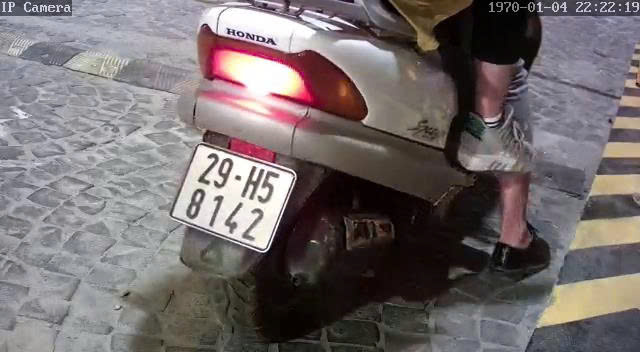
#> input picture main-project/TestImage/test.jpg, 640 x 352 px
$ python edge_detection_math_model.py
#> lines starting #> are read from the running program, lines starting #| are printed output that depends on the picture
import numpy as np
from imageio import imread
import matplotlib.pyplot as plt
img = imread('../TestImage/test.jpg', mode = 'F')
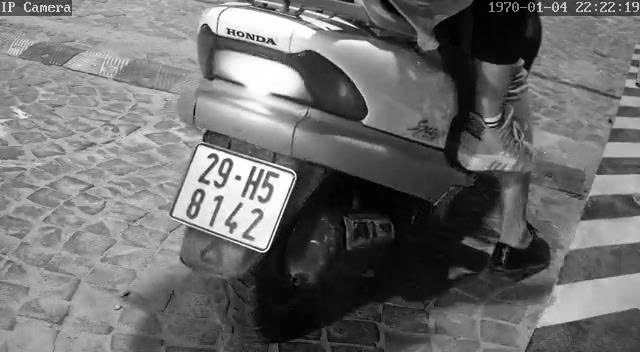
#> img: shape (352, 640) float32; min 0, max 255, mean 110.3
img = img.astype(float)
# Sobel kernels
# Kx = np.array([[1,0,1],[2,0,2],[1,0,1]])
# Ky = np.array([[1,2,1],[0,0,0],[-1,-2,-1]])

# Kx = np.array([[-1, 0, 1],
#                [-2, 0, 2],
#                [-1, 0, 1]])
# Ky = np.array([[-1, -2, -1],
#                [ 0,  0,  0],
#                [ 1,  2,  1]])

def convolve(img, kernel):
    m, n = kernel.shape
    y, x = img.shape
    out = np.zeros((y, x))
    for i in range(1, y-1):
        for j in range(1, x-1):
            window = img[i-1:i+2, j-1:j+2]
            out[i,j] = np.sum(window * kernel)
    return out
#> (the run stopped early here; a loop or call above may not have finished)
